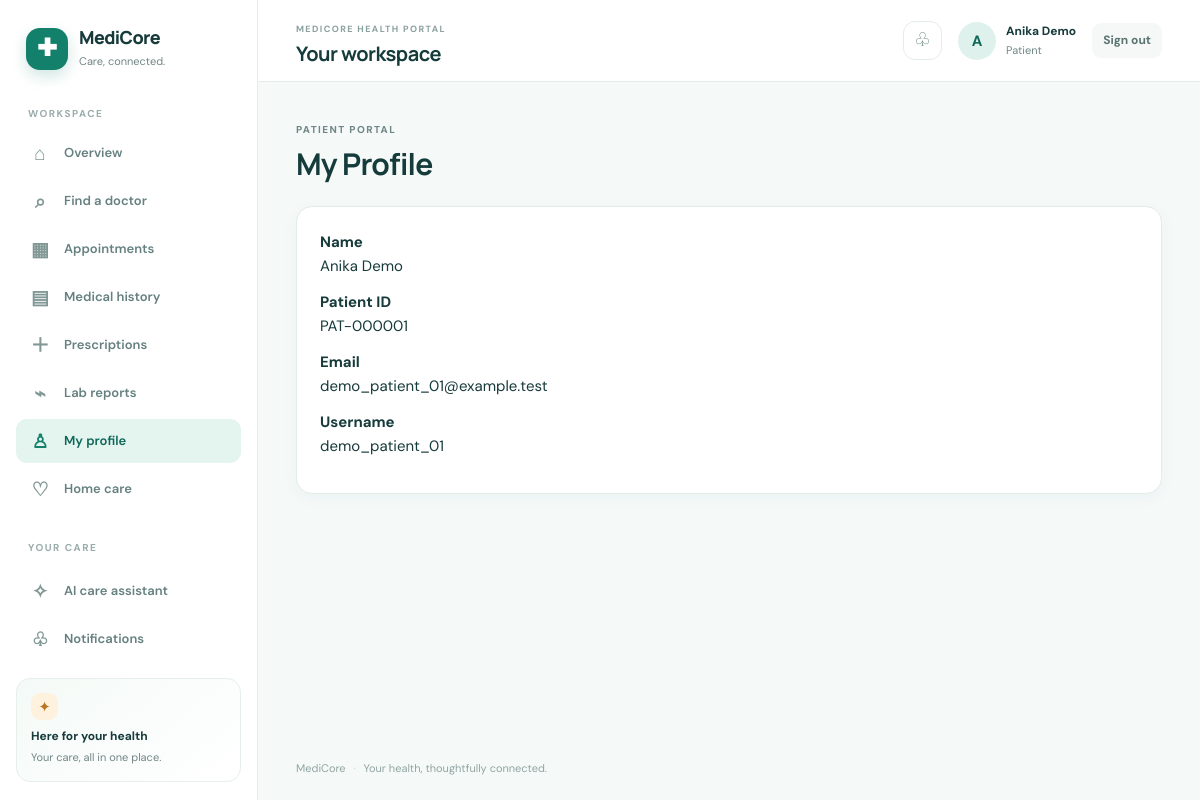
The app's page /patients/profile/ (signed in) with its own data.
### apps/accounts/models.py (models this page shows, shortened)
class User(AbstractUser):
    role = models.CharField(
        max_length=20,
        choices=Role.choices,
        default=Role.PATIENT,
    )
    public_id = models.CharField(
        max_length=20,
        unique=True,
        blank=True,
    )
    is_verified = models.BooleanField(default=False)

### apps/patients/views.py (the view)
@login_required
@role_required("PATIENT")
def patient_profile(request):
    return render(
        request,
        "patients/profile.html",
    )

### templates/patients/profile.html
{% extends "base.html" %}
{% block content %}
<div class="page-header">
    <div>
        <p class="eyebrow">Patient Portal</p>
        <h1>My Profile</h1>
    </div>
</div>
<div class="card">
    <div class="profile-info">
        <div>
            <strong>Name</strong>
            <p>{{ request.user.get_full_name }}</p>
        </div>
        <div>
            <strong>Patient ID</strong>
            <p>{{ request.user.public_id }}</p>
        </div>
        <div>
            <strong>Email</strong>
            <p>{{ request.user.email }}</p>
        </div>
        <div>
            <strong>Username</strong>
            <p>{{ request.user.username }}</p>
        </div>
    </div>
</div>
{% endblock %}

### templates/base.html (shortened to what this page needs)
{% load static %}
<!doctype html>
<html lang="en">
  <head>
    <link rel="stylesheet" href="{% static 'css/base.css' %}" />
    <link rel="stylesheet" href="{% static 'css/components.css' %}" />
    <link rel="stylesheet" href="{% static 'css/pages.css' %}" />
  </head>
  <body>
    {% if request.user.is_authenticated %}
    <div class="app-shell">
      <aside class="sidebar" id="app-sidebar" aria-label="Main navigation">
        <a class="brand" href="{% url 'home' %}">
          <span class="brand-icon" aria-hidden="true">✚</span>
          <span class="brand-copy"><strong>MediCore</strong><small>Care, connected.</small></span>
        </a>
        <div class="nav-caption">WORKSPACE</div>
        <nav class="sidebar-nav">
          {% if request.user.role == 'PATIENT' %}
            <a href="{% url 'patients:dashboard' %}" class="nav-item{% if request.resolver_match.url_name == 'dashboard' and request.resolver_match.namespace == 'patients' %} active{% endif %}"><span class="nav-icon">⌂</span>Overview</a>
            <a href="{% url 'patients:find_doctors' %}" class="nav-item{% if request.resolver_match.url_name == 'find_doctors' %} active{% endif %}"><span class="nav-icon">⌕</span>Find a doctor</a>
            <a href="{% url 'patients:appointments' %}" class="nav-item{% if request.resolver_match.url_name == 'appointments' %} active{% endif %}"><span class="nav-icon">▦</span>Appointments</a>
            <a href="{% url 'patients:medical_history' %}" class="nav-item{% if request.resolver_match.url_name == 'medical_history' %} active{% endif %}"><span class="nav-icon">▤</span>Medical history</a>
            <a href="{% url 'patients:prescriptions' %}" class="nav-item{% if request.resolver_match.url_name == 'prescriptions' %} active{% endif %}"><span class="nav-icon">＋</span>Prescriptions</a>
            <a href="{% url 'patients:lab_reports' %}" class="nav-item{% if request.resolver_match.url_name == 'lab_reports' %} active{% endif %}"><span class="nav-icon">⌁</span>Lab reports</a>
            <a href="{% url 'patients:profile' %}" class="nav-item{% if request.resolver_match.url_name == 'profile' and request.resolver_match.namespace == 'patients' %} active{% endif %}"><span class="nav-icon">♙</span>My profile</a>
            <a href="{% url 'nurses:my_home_care_requests' %}" class="nav-item"><span class="nav-icon">♡</span>Home care</a>
          {% elif request.user.role == 'LAB' %}
            <a href="{% url 'medical_records:lab_orders' %}" class="nav-item active"><span class="nav-icon">⌁</span>Lab orders</a>
          {% elif request.user.role == 'PHARMACIST' %}
            <a href="{% url 'pharmacy:prescriptions' %}" class="nav-item active"><span class="nav-icon">＋</span>Prescriptions</a>
          {% elif request.user.role == 'RECEPTIONIST' %}
            <a href="{% url 'billing:bills' %}" class="nav-item active"><span class="nav-icon">▤</span>Billing</a>
          {% elif request.user.is_superuser or request.user.role == 'ADMIN' %}
            <a href="{% url 'admin:index' %}" class="nav-item"><span class="nav-icon">⚙</span>Administration</a>
          {% endif %}
          <div class="nav-caption nav-caption-spaced">YOUR CARE</div>
          <a href="{% url 'chatbot:page' %}" class="nav-item{% if request.resolver_match.namespace == 'chatbot' %} active{% endif %}"><span class="nav-icon">✧</span>AI care assistant</a>
          <a href="{% url 'notifications:list' %}" class="nav-item{% if request.resolver_match.namespace == 'notifications' %} active{% endif %}"><span class="nav-icon">♧</span>Notifications</a>
        </nav>
        <div class="sidebar-footer">
          <div class="sidebar-help-mark">✦</div>
          <strong>Here for your health</strong>
          <span>Your care, all in one place.</span>
        </div>
      </aside>
      <main class="main-content">
        <header class="topbar">
          <div class="topbar-title-wrap">
            <div><span class="page-label">MEDICORE HEALTH PORTAL</span><h1>{% block page_heading %}Your workspace{% endblock %}</h1></div>
          </div>
          <div class="topbar-actions">
            <a class="icon-button notification-link" href="{% url 'notifications:list' %}" aria-label="Notifications">♧</a>
            <div class="user-mini">
              <div class="avatar">{{ request.user.first_name|default:request.user.username|slice:':1'|upper }}</div>
              <div class="user-details"><strong>{{ request.user.get_full_name|default:request.user.username }}</strong><span>{{ request.user.get_role_display }}</span></div>
            </div>
            <form method="post" action="{% url 'logout' %}" class="logout-form">{% csrf_token %}<button type="submit" class="logout-button">Sign out</button></form>
          </div>
        </header>
    {% endif %}
    {% if request.user.is_authenticated %}<section class="page-content">{% else %}<main class="public-content">{% endif %}
      {% block content %}{% endblock %}
    {% if request.user.is_authenticated %}</section>{% else %}</main>{% endif %}
    {% if request.user.is_authenticated %}
      <footer class="site-footer">MediCore <span>·</span> Your health, thoughtfully connected.</footer>
    </main>
    </div>
    {% else %}
      <footer class="site-footer">MediCore <span>·</span> Your health, thoughtfully connected.</footer>
    </div>
    {% endif %}
  </body>
</html>

### static/css/components.css (style rules this page uses)
.card, .dashboard-card, .content-card { padding: 23px; border: 1px solid var(--border); border-radius: var(--radius-md); background: var(--surface); box-shadow: var(--shadow-sm); }
.page-header { display: flex; align-items: flex-end; justify-content: space-between; gap: 18px; margin-bottom: 23px; }
.page-header h1 { font-size: clamp(22px, 3vw, 30px); letter-spacing: -.8px; }
.page-header p { margin: 6px 0 0; color: var(--muted); font-size: 13px; }
.eyebrow { margin-bottom: 7px !important; color: var(--primary); font-size: 10px !important; font-weight: 800; letter-spacing: 1.4px; text-transform: uppercase; }

### records on screen
User: user.first_name "A", user.get_full_name "Anika Demo", user.role "Patient", user.public_id "PAT-000001", user.email "demo_patient_01@example.test", user.username "demo_patient_01"
